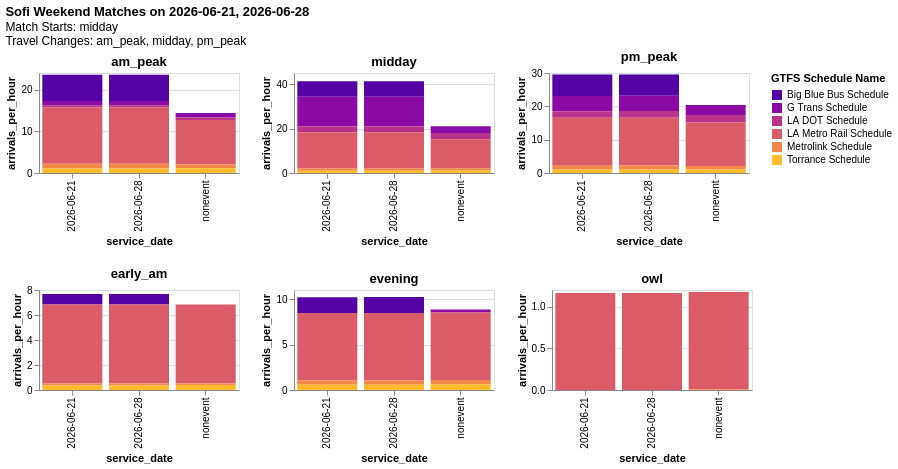

Notebook cell for this chart:
### Markdown cell above
#### Weekend Mid-Day Matches

* Pre-match travel: `am_peak`
* Post-match travel: `pm_peak`
* Non-event comparison: weekend for `am_peak`, `midday`, `pm_peak`

### Code cell
MATCH_TOD = "midday"
MATCH_DAY_TYPE = "weekend"

filtered_sofi_dict = event_helpers.grab_matches_by_day_type(
    wc_vars.sofi_match_times, MATCH_TOD, MATCH_DAY_TYPE)

MATCH_DAYS = list(filtered_sofi_dict.keys())

selection = alt.selection_point(fields=["schedule_name"], bind="legend")

indiv_time_of_day_charts = [
    chart_utils.arrivals_by_time_of_day_grouped_bar(
        stop_tod_df[stop_tod_df.service_date.isin(["nonevent"] + MATCH_DAYS)], 
        time_of_day, 
        MATCH_DAY_TYPE
    ).properties(
        title = f"{time_of_day}", width=200, height=100
    ).add_params(selection) 
    for time_of_day in ["am_peak", "midday", "pm_peak", "early_am", "evening", "owl"]
    # set time-of-day order to put times surrounding match at the top
]    

alt.vconcat(
    alt.hconcat(*indiv_time_of_day_charts[:3]),
    alt.hconcat(*indiv_time_of_day_charts[3:])
).add_params(selection).properties(
    title={
        "text": f"Sofi {MATCH_DAY_TYPE.title()} Matches on {', '.join(MATCH_DAYS)}", 
        "subtitle": [f"Match Starts: {MATCH_TOD}", "Travel Changes: am_peak, midday, pm_peak"]
}).resolve_scale(y ='shared')

### Figure 1 — Vega-Lite specification as saved in the notebook (floating-point values rounded to 4 significant figures)
{"config": {"view": {"continuousWidth": 300, "continuousHeight": 300}}, "vconcat": [{"hconcat": [{"data": {"name": "data-03a4d88160b347b3251329b0ad644bab"}, "mark": {"type": "bar"}, "encoding": {"color": {"field": "schedule_name", "scale": {"scheme": "plasma"}, "title": "GTFS Schedule Name", "type": "nominal"}, "opacity": {"condition": [{"param": "param_a158309175e8dd35", "value": 1}], "value": 0.2}, "tooltip": [{"field": "service_date", "type": "nominal"}, {"field": "schedule_name", "type": "nominal"}, {"field": "day_type", "type": "nominal"}, {"field": "time_of_day", "type": "nominal"}, {"field": "arrivals_per_hour", "type": "quantitative"}], "x": {"field": "service_date", "type": "nominal"}, "y": {"field": "arrivals_per_hour", "type": "quantitative"}}, "height": 100, "name": "view_492d863f6542244e_0", "title": "am_peak", "width": 200}, {"data": {"name": "data-f69e0a08da2881aa583a8a94d86234a1"}, "mark": {"type": "bar"}, "encoding": {"color": {"field": "schedule_name", "scale": {"scheme": "plasma"}, "title": "GTFS Schedule Name", "type": "nominal"}, "opacity": {"condition": [{"param": "param_a158309175e8dd35", "value": 1}], "value": 0.2}, "tooltip": [{"field": "service_date", "type": "nominal"}, {"field": "schedule_name", "type": "nominal"}, {"field": "day_type", "type": "nominal"}, {"field": "time_of_day", "type": "nominal"}, {"field": "arrivals_per_hour", "type": "quantitative"}], "x": {"field": "service_date", "type": "nominal"}, "y": {"field": "arrivals_per_hour", "type": "quantitative"}}, "height": 100, "name": "view_2de173a4b18c2841_1", "title": "midday", "width": 200}, {"data": {"name": "data-6511355ffa9e986e49e795ff6cddad7b"}, "mark": {"type": "bar"}, "encoding": {"color": {"field": "schedule_name", "scale": {"scheme": "plasma"}, "title": "GTFS Schedule Name", "type": "nominal"}, "opacity": {"condition": [{"param": "param_a158309175e8dd35", "value": 1}], "value": 0.2}, "tooltip": [{"field": "service_date", "type": "nominal"}, {"field": "schedule_name", "type": "nominal"}, {"field": "day_type", "type": "nominal"}, {"field": "time_of_day", "type": "nominal"}, {"field": "arrivals_per_hour", "type": "quantitative"}], "x": {"field": "service_date", "type": "nominal"}, "y": {"field": "arrivals_per_hour", "type": "quantitative"}}, "height": 100, "name": "view_4d97795e40bfa79e_2", "title": "pm_peak", "width": 200}]}, {"hconcat": [{"data": {"name": "data-127a4e07bd48523e59b2ddab1bf08e34"}, "mark": {"type": "bar"}, "encoding": {"color": {"field": "schedule_name", "scale": {"scheme": "plasma"}, "title": "GTFS Schedule Name", "type": "nominal"}, "opacity": {"condition": [{"param": "param_a158309175e8dd35", "value": 1}], "value": 0.2}, "tooltip": [{"field": "service_date", "type": "nominal"}, {"field": "schedule_name", "type": "nominal"}, {"field": "day_type", "type": "nominal"}, {"field": "time_of_day", "type": "nominal"}, {"field": "arrivals_per_hour", "type": "quantitative"}], "x": {"field": "service_date", "type": "nominal"}, "y": {"field": "arrivals_per_hour", "type": "quantitative"}}, "height": 100, "name": "view_86557e8ec4eac1eb_0", "title": "early_am", "width": 200}, {"data": {"name": "data-d930fca77c618fa1fdaeee6dbbd4cd17"}, "mark": {"type": "bar"}, "encoding": {"color": {"field": "schedule_name", "scale": {"scheme": "plasma"}, "title": "GTFS Schedule Name", "type": "nominal"}, "opacity": {"condition": [{"param": "param_a158309175e8dd35", "value": 1}], "value": 0.2}, "tooltip": [{"field": "service_date", "type": "nominal"}, {"field": "schedule_name", "type": "nominal"}, {"field": "day_type", "type": "nominal"}, {"field": "time_of_day", "type": "nominal"}, {"field": "arrivals_per_hour", "type": "quantitative"}], "x": {"field": "service_date", "type": "nominal"}, "y": {"field": "arrivals_per_hour", "type": "quantitative"}}, "height": 100, "name": "view_18c7640eb10d5be9_1", "title": "evening", "width": 200}, {"data": {"name": "data-c978c500071fe494e7d3b682ccac30ff"}, "mark": {"type": "bar"}, "encoding": {"color": {"field": "schedule_name", "scale": {"scheme": "plasma"}, "title": "GTFS Schedule Name", "type": "nominal"}, "opacity": {"condition": [{"param": "param_a158309175e8dd35", "value": 1}], "value": 0.2}, "tooltip": [{"field": "service_date", "type": "nominal"}, {"field": "schedule_name", "type": "nominal"}, {"field": "day_type", "type": "nominal"}, {"field": "time_of_day", "type": "nominal"}, {"field": "arrivals_per_hour", "type": "quantitative"}], "x": {"field": "service_date", "type": "nominal"}, "y": {"field": "arrivals_per_hour", "type": "quantitative"}}, "height": 100, "name": "view_3532f96a7e416ee9_2", "title": "owl", "width": 200}]}], "params": [{"name": "param_a158309175e8dd35", "select": {"type": "point", "fields": ["schedule_name"]}, "bind": "legend", "views": ["view_86557e8ec4eac1eb_0", "view_18c7640eb10d5be9_1", "view_3532f96a7e416ee9_2", "view_492d863f6542244e_0", "view_2de173a4b18c2841_1", "view_4d97795e40bfa79e_2"]}], "resolve": {"scale": {"y": "shared"}}, "title": {"text": "Sofi Weekend Matches on 2026-06-21, 2026-06-28", "subtitle": ["Match Starts: midday", "Travel Changes: am_peak, midday, pm_peak"]}, "$schema": "https://vega.github.io/schema/vega-lite/v6.4.1.json", "datasets": {"data-03a4d88160b347b3251329b0ad644bab": [{"service_date": "2026-06-21", "schedule_name": "Big Blue Bus Schedule", "time_of_day": "am_peak", "day_type": "weekend", "arrivals_per_hour": 6.3, "n_stops": 2}, {"service_date": "2026-06-21", "schedule_name": "G Trans Schedule", "time_of_day": "am_peak", "day_type": "weekend", "arrivals_per_hour": 1.0, "n_stops": 4}, {"service_date": "2026-06-21", "schedule_name": "LA DOT Schedule", "time_of_day": "am_peak", "day_type": "weekend", "arrivals_per_hour": 0.5382, "n_stops": 68}, {"service_date": "2026-06-21", "schedule_name": "LA Metro Rail Schedule", "time_of_day": "am_peak", "day_type": "weekend", "arrivals_per_hour": 13.53, "n_stops": 23}, {"service_date": "2026-06-21", "schedule_name": "Metrolink Schedule", "time_of_day": "am_peak", "day_type": "weekend", "arrivals_per_hour": 1.125, "n_stops": 60}, {"service_date": "2026-06-21", "schedule_name": "Torrance Schedule", "time_of_day": "am_peak", "day_type": "weekend", "arrivals_per_hour": 1.078, "n_stops": 87}, {"service_date": "2026-06-28", "schedule_name": "Big Blue Bus Schedule", "time_of_day": "am_peak", "day_type": "weekend", "arrivals_per_hour": 6.3, "n_stops": 2}, {"service_date": "2026-06-28", "schedule_name": "G Trans Schedule", "time_of_day": "am_peak", "day_type": "weekend", "arrivals_per_hour": 1.0, "n_stops": 4}, {"service_date": "2026-06-28", "schedule_name": "LA DOT Schedule", "time_of_day": "am_peak", "day_type": "weekend", "arrivals_per_hour": 0.5382, "n_stops": 68}, {"service_date": "2026-06-28", "schedule_name": "LA Metro Rail Schedule", "time_of_day": "am_peak", "day_type": "weekend", "arrivals_per_hour": 13.53, "n_stops": 23}, {"service_date": "2026-06-28", "schedule_name": "Metrolink Schedule", "time_of_day": "am_peak", "day_type": "weekend", "arrivals_per_hour": 1.125, "n_stops": 60}, {"service_date": "2026-06-28", "schedule_name": "Torrance Schedule", "time_of_day": "am_peak", "day_type": "weekend", "arrivals_per_hour": 1.078, "n_stops": 87}, {"service_date": "nonevent", "schedule_name": "G Trans Schedule", "time_of_day": "am_peak", "day_type": "weekend", "arrivals_per_hour": 1.075, "n_stops": 4}, {"service_date": "nonevent", "schedule_name": "LA DOT Schedule", "time_of_day": "am_peak", "day_type": "weekend", "arrivals_per_hour": 0.6029, "n_stops": 68}, {"service_date": "nonevent", "schedule_name": "LA Metro Rail Schedule", "time_of_day": "am_peak", "day_type": "weekend", "arrivals_per_hour": 10.68, "n_stops": 23}, {"service_date": "nonevent", "schedule_name": "Metrolink Schedule", "time_of_day": "am_peak", "day_type": "weekend", "arrivals_per_hour": 0.8998, "n_stops": 60}, {"service_date": "nonevent", "schedule_name": "Torrance Schedule", "time_of_day": "am_peak", "day_type": "weekend", "arrivals_per_hour": 1.137, "n_stops": 87}], "data-f69e0a08da2881aa583a8a94d86234a1": [{"service_date": "2026-06-21", "schedule_name": "Big Blue Bus Schedule", "time_of_day": "midday", "day_type": "weekend", "arrivals_per_hour": 7.0, "n_stops": 2}, {"service_date": "2026-06-21", "schedule_name": "G Trans Schedule", "time_of_day": "midday", "day_type": "weekend", "arrivals_per_hour": 13.4, "n_stops": 4}, {"service_date": "2026-06-21", "schedule_name": "LA DOT Schedule", "time_of_day": "midday", "day_type": "weekend", "arrivals_per_hour": 2.562, "n_stops": 68}, {"service_date": "2026-06-21", "schedule_name": "LA Metro Rail Schedule", "time_of_day": "midday", "day_type": "weekend", "arrivals_per_hour": 16.31, "n_stops": 23}, {"service_date": "2026-06-21", "schedule_name": "Metrolink Schedule", "time_of_day": "midday", "day_type": "weekend", "arrivals_per_hour": 1.03, "n_stops": 60}, {"service_date": "2026-06-21", "schedule_name": "Torrance Schedule", "time_of_day": "midday", "day_type": "weekend", "arrivals_per_hour": 1.028, "n_stops": 87}, {"service_date": "2026-06-28", "schedule_name": "Big Blue Bus Schedule", "time_of_day": "midday", "day_type": "weekend", "arrivals_per_hour": 7.0, "n_stops": 2}, {"service_date": "2026-06-28", "schedule_name": "G Trans Schedule", "time_of_day": "midday", "day_type": "weekend", "arrivals_per_hour": 13.4, "n_stops": 4}, {"service_date": "2026-06-28", "schedule_name": "LA DOT Schedule", "time_of_day": "midday", "day_type": "weekend", "arrivals_per_hour": 2.562, "n_stops": 68}, {"service_date": "2026-06-28", "schedule_name": "LA Metro Rail Schedule", "time_of_day": "midday", "day_type": "weekend", "arrivals_per_hour": 16.31, "n_stops": 23}, {"service_date": "2026-06-28", "schedule_name": "Metrolink Schedule", "time_of_day": "midday", "day_type": "weekend", "arrivals_per_hour": 1.03, "n_stops": 60}, {"service_date": "2026-06-28", "schedule_name": "Torrance Schedule", "time_of_day": "midday", "day_type": "weekend", "arrivals_per_hour": 1.028, "n_stops": 87}, {"service_date": "nonevent", "schedule_name": "G Trans Schedule", "time_of_day": "midday", "day_type": "weekend", "arrivals_per_hour": 2.95, "n_stops": 4}, {"service_date": "nonevent", "schedule_name": "LA DOT Schedule", "time_of_day": "midday", "day_type": "weekend", "arrivals_per_hour": 2.866, "n_stops": 68}, {"service_date": "nonevent", "schedule_name": "LA Metro Rail Schedule", "time_of_day": "midday", "day_type": "weekend", "arrivals_per_hour": 13.04, "n_stops": 23}, {"service_date": "nonevent", "schedule_name": "Metrolink Schedule", "time_of_day": "midday", "day_type": "weekend", "arrivals_per_hour": 1.03, "n_stops": 60}, {"service_date": "nonevent", "schedule_name": "Torrance Schedule", "time_of_day": "midday", "day_type": "weekend", "arrivals_per_hour": 1.1, "n_stops": 87}], "data-6511355ffa9e986e49e795ff6cddad7b": [{"service_date": "2026-06-21", "schedule_name": "Big Blue Bus Schedule", "time_of_day": "pm_peak", "day_type": "weekend", "arrivals_per_hour": 6.4, "n_stops": 2}, {"service_date": "2026-06-21", "schedule_name": "G Trans Schedule", "time_of_day": "pm_peak", "day_type": "weekend", "arrivals_per_hour": 4.6, "n_stops": 4}, {"service_date": "2026-06-21", "schedule_name": "LA DOT Schedule", "time_of_day": "pm_peak", "day_type": "weekend", "arrivals_per_hour": 1.985, "n_stops": 68}, {"service_date": "2026-06-21", "schedule_name": "LA Metro Rail Schedule", "time_of_day": "pm_peak", "day_type": "weekend", "arrivals_per_hour": 14.35, "n_stops": 23}, {"service_date": "2026-06-21", "schedule_name": "Metrolink Schedule", "time_of_day": "pm_peak", "day_type": "weekend", "arrivals_per_hour": 1.143, "n_stops": 60}, {"service_date": "2026-06-21", "schedule_name": "Torrance Schedule", "time_of_day": "pm_peak", "day_type": "weekend", "arrivals_per_hour": 1.053, "n_stops": 87}, {"service_date": "2026-06-28", "schedule_name": "Big Blue Bus Schedule", "time_of_day": "pm_peak", "day_type": "weekend", "arrivals_per_hour": 6.4, "n_stops": 2}, {"service_date": "2026-06-28", "schedule_name": "G Trans Schedule", "time_of_day": "pm_peak", "day_type": "weekend", "arrivals_per_hour": 4.6, "n_stops": 4}, {"service_date": "2026-06-28", "schedule_name": "LA DOT Schedule", "time_of_day": "pm_peak", "day_type": "weekend", "arrivals_per_hour": 1.985, "n_stops": 68}, {"service_date": "2026-06-28", "schedule_name": "LA Metro Rail Schedule", "time_of_day": "pm_peak", "day_type": "weekend", "arrivals_per_hour": 14.35, "n_stops": 23}, {"service_date": "2026-06-28", "schedule_name": "Metrolink Schedule", "time_of_day": "pm_peak", "day_type": "weekend", "arrivals_per_hour": 1.18, "n_stops": 60}, {"service_date": "2026-06-28", "schedule_name": "Torrance Schedule", "time_of_day": "pm_peak", "day_type": "weekend", "arrivals_per_hour": 1.053, "n_stops": 87}, {"service_date": "nonevent", "schedule_name": "G Trans Schedule", "time_of_day": "pm_peak", "day_type": "weekend", "arrivals_per_hour": 3.05, "n_stops": 4}, {"service_date": "nonevent", "schedule_name": "LA DOT Schedule", "time_of_day": "pm_peak", "day_type": "weekend", "arrivals_per_hour": 2.215, "n_stops": 68}, {"service_date": "nonevent", "schedule_name": "LA Metro Rail Schedule", "time_of_day": "pm_peak", "day_type": "weekend", "arrivals_per_hour": 13.04, "n_stops": 23}, {"service_date": "nonevent", "schedule_name": "Metrolink Schedule", "time_of_day": "pm_peak", "day_type": "weekend", "arrivals_per_hour": 1.013, "n_stops": 60}, {"service_date": "nonevent", "schedule_name": "Torrance Schedule", "time_of_day": "pm_peak", "day_type": "weekend", "arrivals_per_hour": 1.092, "n_stops": 87}], "data-127a4e07bd48523e59b2ddab1bf08e34": [{"service_date": "2026-06-21", "schedule_name": "Big Blue Bus Schedule", "time_of_day": "early_am", "day_type": "weekend", "arrivals_per_hour": 0.85, "n_stops": 2}, {"service_date": "2026-06-21", "schedule_name": "G Trans Schedule", "time_of_day": "early_am", "day_type": "weekend", "arrivals_per_hour": 0.0, "n_stops": 4}, {"service_date": "2026-06-21", "schedule_name": "LA DOT Schedule", "time_of_day": "early_am", "day_type": "weekend", "arrivals_per_hour": 0.0, "n_stops": 68}, {"service_date": "2026-06-21", "schedule_name": "LA Metro Rail Schedule", "time_of_day": "early_am", "day_type": "weekend", "arrivals_per_hour": 6.313, "n_stops": 23}, {"service_date": "2026-06-21", "schedule_name": "Metrolink Schedule", "time_of_day": "early_am", "day_type": "weekend", "arrivals_per_hour": 0.165, "n_stops": 60}, {"service_date": "2026-06-21", "schedule_name": "Torrance Schedule", "time_of_day": "early_am", "day_type": "weekend", "arrivals_per_hour": 0.3598, "n_stops": 87}, {"service_date": "2026-06-28", "schedule_name": "Big Blue Bus Schedule", "time_of_day": "early_am", "day_type": "weekend", "arrivals_per_hour": 0.85, "n_stops": 2}, {"service_date": "2026-06-28", "schedule_name": "G Trans Schedule", "time_of_day": "early_am", "day_type": "weekend", "arrivals_per_hour": 0.0, "n_stops": 4}, {"service_date": "2026-06-28", "schedule_name": "LA DOT Schedule", "time_of_day": "early_am", "day_type": "weekend", "arrivals_per_hour": 0.0, "n_stops": 68}, {"service_date": "2026-06-28", "schedule_name": "LA Metro Rail Schedule", "time_of_day": "early_am", "day_type": "weekend", "arrivals_per_hour": 6.313, "n_stops": 23}, {"service_date": "2026-06-28", "schedule_name": "Metrolink Schedule", "time_of_day": "early_am", "day_type": "weekend", "arrivals_per_hour": 0.165, "n_stops": 60}, {"service_date": "2026-06-28", "schedule_name": "Torrance Schedule", "time_of_day": "early_am", "day_type": "weekend", "arrivals_per_hour": 0.3598, "n_stops": 87}, {"service_date": "nonevent", "schedule_name": "G Trans Schedule", "time_of_day": "early_am", "day_type": "weekend", "arrivals_per_hour": 0.0, "n_stops": 4}, {"service_date": "nonevent", "schedule_name": "LA DOT Schedule", "time_of_day": "early_am", "day_type": "weekend", "arrivals_per_hour": 0.0, "n_stops": 68}, {"service_date": "nonevent", "schedule_name": "LA Metro Rail Schedule", "time_of_day": "early_am", "day_type": "weekend", "arrivals_per_hour": 6.313, "n_stops": 23}, {"service_date": "nonevent", "schedule_name": "Metrolink Schedule", "time_of_day": "early_am", "day_type": "weekend", "arrivals_per_hour": 0.125, "n_stops": 60}, {"service_date": "nonevent", "schedule_name": "Torrance Schedule", "time_of_day": "early_am", "day_type": "weekend", "arrivals_per_hour": 0.3937, "n_stops": 87}], "data-d930fca77c618fa1fdaeee6dbbd4cd17": [{"service_date": "2026-06-21", "schedule_name": "Big Blue Bus Schedule", "time_of_day": "evening", "day_type": "weekend", "arrivals_per_hour": 1.75, "n_stops": 2}, {"service_date": "2026-06-21", "schedule_name": "G Trans Schedule", "time_of_day": "evening", "day_type": "weekend", "arrivals_per_hour": 0.0, "n_stops": 4}, {"service_date": "2026-06-21", "schedule_name": "LA DOT Schedule", "time_of_day": "evening", "day_type": "weekend", "arrivals_per_hour": 0.0, "n_stops": 68}, {"service_date": "2026-06-21", "schedule_name": "LA Metro Rail Schedule", "time_of_day": "evening", "day_type": "weekend", "arrivals_per_hour": 7.413, "n_stops": 23}, {"service_date": "2026-06-21", "schedule_name": "Metrolink Schedule", "time_of_day": "evening", "day_type": "weekend", "arrivals_per_hour": 0.4717, "n_stops": 60}, {"service_date": "2026-06-21", "schedule_name": "Torrance Schedule", "time_of_day": "evening", "day_type": "weekend", "arrivals_per_hour": 0.5782, "n_stops": 87}, {"service_date": "2026-06-28", "schedule_name": "Big Blue Bus Schedule", "time_of_day": "evening", "day_type": "weekend", "arrivals_per_hour": 1.75, "n_stops": 2}, {"service_date": "2026-06-28", "schedule_name": "G Trans Schedule", "time_of_day": "evening", "day_type": "weekend", "arrivals_per_hour": 0.0, "n_stops": 4}, {"service_date": "2026-06-28", "schedule_name": "LA DOT Schedule", "time_of_day": "evening", "day_type": "weekend", "arrivals_per_hour": 0.0, "n_stops": 68}, {"service_date": "2026-06-28", "schedule_name": "LA Metro Rail Schedule", "time_of_day": "evening", "day_type": "weekend", "arrivals_per_hour": 7.413, "n_stops": 23}, {"service_date": "2026-06-28", "schedule_name": "Metrolink Schedule", "time_of_day": "evening", "day_type": "weekend", "arrivals_per_hour": 0.4783, "n_stops": 60}, {"service_date": "2026-06-28", "schedule_name": "Torrance Schedule", "time_of_day": "evening", "day_type": "weekend", "arrivals_per_hour": 0.5782, "n_stops": 87}, {"service_date": "nonevent", "schedule_name": "G Trans Schedule", "time_of_day": "evening", "day_type": "weekend", "arrivals_per_hour": 0.325, "n_stops": 4}, {"service_date": "nonevent", "schedule_name": "LA DOT Schedule", "time_of_day": "evening", "day_type": "weekend", "arrivals_per_hour": 0.0, "n_stops": 68}, {"service_date": "nonevent", "schedule_name": "LA Metro Rail Schedule", "time_of_day": "evening", "day_type": "weekend", "arrivals_per_hour": 7.413, "n_stops": 23}, {"service_date": "nonevent", "schedule_name": "Metrolink Schedule", "time_of_day": "evening", "day_type": "weekend", "arrivals_per_hour": 0.4912, "n_stops": 60}, {"service_date": "nonevent", "schedule_name": "Torrance Schedule", "time_of_day": "evening", "day_type": "weekend", "arrivals_per_hour": 0.6144, "n_stops": 87}], "data-c978c500071fe494e7d3b682ccac30ff": [{"service_date": "2026-06-21", "schedule_name": "Big Blue Bus Schedule", "time_of_day": "owl", "day_type": "weekend", "arrivals_per_hour": 0.0, "n_stops": 2}, {"service_date": "2026-06-21", "schedule_name": "G Trans Schedule", "time_of_day": "owl", "day_type": "weekend", "arrivals_per_hour": 0.0, "n_stops": 4}, {"service_date": "2026-06-21", "schedule_name": "LA DOT Schedule", "time_of_day": "owl", "day_type": "weekend", "arrivals_per_hour": 0.0, "n_stops": 68}, {"service_date": "2026-06-21", "schedule_name": "LA Metro Rail Schedule", "time_of_day": "owl", "day_type": "weekend", "arrivals_per_hour": 1.165, "n_stops": 23}, {"service_date": "2026-06-21", "schedule_name": "Metrolink Schedule", "time_of_day": "owl", "day_type": "weekend", "arrivals_per_hour": 0.0, "n_stops": 60}, {"service_date": "2026-06-21", "schedule_name": "Torrance Schedule", "time_of_day": "owl", "day_type": "weekend", "arrivals_per_hour": 0.0, "n_stops": 87}, {"service_date": "2026-06-28", "schedule_name": "Big Blue Bus Schedule", "time_of_day": "owl", "day_type": "weekend", "arrivals_per_hour": 0.0, "n_stops": 2}, {"service_date": "2026-06-28", "schedule_name": "G Trans Schedule", "time_of_day": "owl", "day_type": "weekend", "arrivals_per_hour": 0.0, "n_stops": 4}, {"service_date": "2026-06-28", "schedule_name": "LA DOT Schedule", "time_of_day": "owl", "day_type": "weekend", "arrivals_per_hour": 0.0, "n_stops": 68}, {"service_date": "2026-06-28", "schedule_name": "LA Metro Rail Schedule", "time_of_day": "owl", "day_type": "weekend", "arrivals_per_hour": 1.165, "n_stops": 23}, {"service_date": "2026-06-28", "schedule_name": "Metrolink Schedule", "time_of_day": "owl", "day_type": "weekend", "arrivals_per_hour": 0.0, "n_stops": 60}, {"service_date": "2026-06-28", "schedule_name": "Torrance Schedule", "time_of_day": "owl", "day_type": "weekend", "arrivals_per_hour": 0.0, "n_stops": 87}, {"service_date": "nonevent", "schedule_name": "G Trans Schedule", "time_of_day": "owl", "day_type": "weekend", "arrivals_per_hour": 0.0, "n_stops": 4}, {"service_date": "nonevent", "schedule_name": "LA DOT Schedule", "time_of_day": "owl", "day_type": "weekend", "arrivals_per_hour": 0.0, "n_stops": 68}, {"service_date": "nonevent", "schedule_name": "LA Metro Rail Schedule", "time_of_day": "owl", "day_type": "weekend", "arrivals_per_hour": 1.165, "n_stops": 23}, {"service_date": "nonevent", "schedule_name": "Metrolink Schedule", "time_of_day": "owl", "day_type": "weekend", "arrivals_per_hour": 0.0095, "n_stops": 60}, {"service_date": "nonevent", "schedule_name": "Torrance Schedule", "time_of_day": "owl", "day_type": "weekend", "arrivals_per_hour": 0.0, "n_stops": 87}]}}
